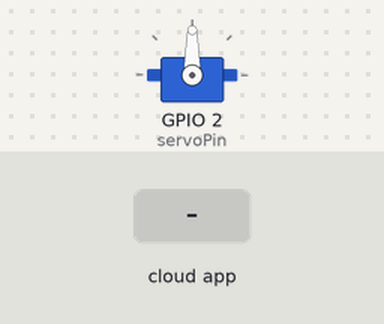
This sketch was run on a simulated ESP8266 (NodeMCU). Shown: servo. The test bench sets the inputs (shaded band). WiFi joins after 1.5 s; servers stay silent unless stated; the Firebase database answers and starts empty; what the sketch prints to the serial monitor is not drawn.

Above: at 0.1 s.
At 2.7 s:
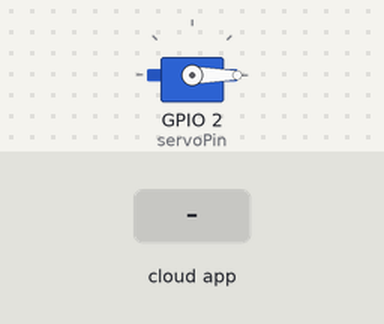
2.8 s: the phone or cloud app sets led1 to 1
At 4.4 s:
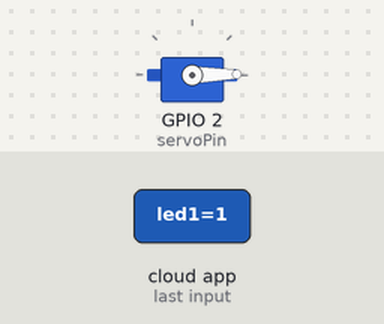
Timing chart, 0 to 5.9 s (numbered marks = the images above; inputs shaded):
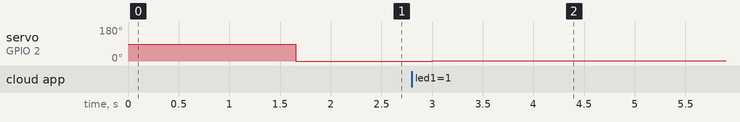

The sketch:

esp8266_firebase_led.ino
```cpp
#include <ESP8266WiFi.h>
#include "FirebaseESP8266.h"
#include <Servo.h>

int servoPin = 2;
Servo Servo1;

#define WIFI_SSID "Galaxy A21s80C5"
#define WIFI_PASSWORD "oye vicks"

#define FIREBASE_HOST "led-blink-wifi-default-rtdb.firebaseio.com"
#define FIREBASE_AUTH "VvFhb5Ij53hPmECwjzf3lxmtXXUA7a0SqW34CNSa"

FirebaseData firebaseData;

void setup() {
  Servo1.attach(servoPin);

  Serial.begin(115200);
  WiFi.begin(WIFI_SSID, WIFI_PASSWORD);
  Serial.print("Connecting to Wi-Fi");

  while (WiFi.status() != WL_CONNECTED)
  {
    Serial.print(".");
    delay(300);
  }

  Serial.println();
  Serial.print("Connected with IP: ");
  Serial.println(WiFi.localIP());
  Serial.println();

  Firebase.begin(FIREBASE_HOST, FIREBASE_AUTH);
  Firebase.reconnectWiFi(true);

  //Set database read timeout to 1 minute (max 15 minutes)
  Firebase.setReadTimeout(firebaseData, 1000 * 60);
}

void loop() {

    if (Firebase.getInt(firebaseData,"/led1"))
    {
      int val2 = (firebaseData.intData());

      if (0<=val2<=180)
      {
        Servo1.write(val2);
        delay(1000);
      }

      else{
        Serial.println("enter valid position");
      }
    }

    delay(200);
  // put your main code here, to run repeatedly:
}
```

Measured:
- after the input at 2.8 s, servo on GPIO 2 (servoPin): 0° → 1° after 0.20 s
